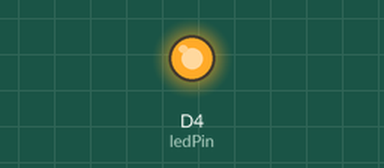
The sketch below on a simulated ESP8266 (Wemos D1 mini). On the bench: output pins drawn as LEDs (lit = HIGH). What the sketch prints to the serial monitor is not drawn.

Above: at 0.1 s.
At 1.6 s:
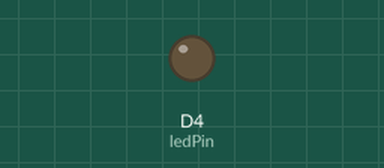
Timing chart, 0 to 3.1 s (numbered marks = the images above):
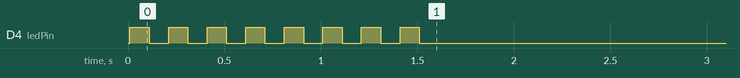

The sketch:

esp1.ino
```cpp
#include <ESP8266WiFi.h>
//int ledPin = 2; // GPIO2 of ESP8266
int ledPin = D4; // D4 of Wemos D1


void setup() {
    Serial.begin (9600);  //(115200);
    Serial.println ("8266 starting...");
    delay(10);
    pinMode(ledPin, OUTPUT);
    for (int i=0; i<8; i++) {
      digitalWrite(ledPin, HIGH);
      delay(100);
      digitalWrite(ledPin, LOW);
      delay(100);
    }
}

void loop() {
    Serial.println ("8266 is alive.");
    delay (2000);
}
```
